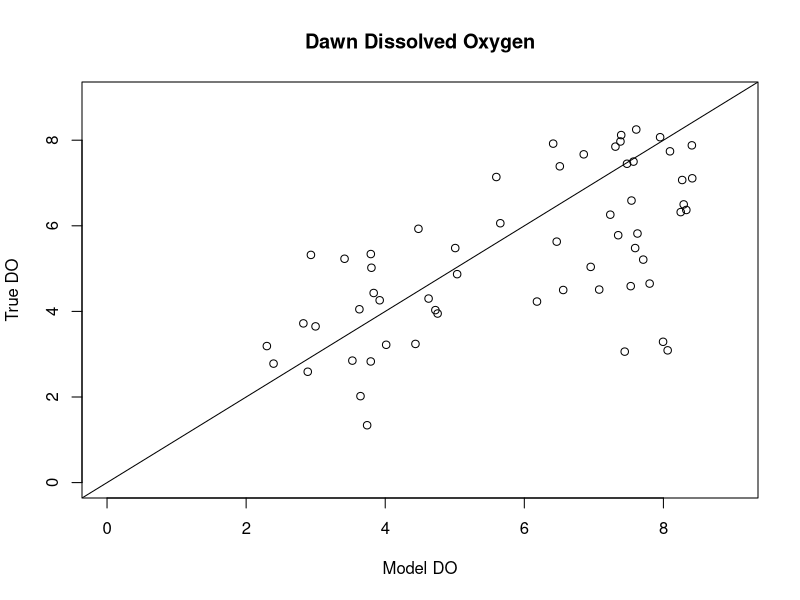

This chart was generated by the following R code:
dat <- read.csv("DO-Sampling/_dat/Data/DawnDuskDO.csv")
dat$Z<- dat$depth2 #9 boards in the WCS
dat$tempC<-dat$Temp_C
#at<-subset(dat, dat$depth==1.4)
DO_fun<-function(t,x,parms)
{
  DO<-x
  tempC<-parms["tempC"]
  Z<-parms["Z"]
  WR<-0.07203515/60 #lake average water respiration in g/m^3/min
  # DO Saturation at a given temperature        
  DOsat<-4.09+(10.5*exp(-0.0371*tempC)) #nothing can change here
  SR<- ((((0.287*tempC-2.5)*44.661)*0.7)*0.001)/60
  # diffusive exchange
  DE<-(DO*DOsat)*(2.2*10^-5)*(0.03^-1)*60*10^-2 #nothing to change here but the 60/10 situation
  # below is eq 2. but i am not sure the do term should be ther
  #dDO<- DO - SR*Z^-1 + WR +DE*Z^-1
  dDO<- -1*(SR*Z^-1+WR+DE*Z^-1)
  return(list(dDO))
}


dat$DawnDO_Mod<-NA 
for (i in 1:NROW(dat))
{
  DO_dusk<-dat$DO_dusk[i]
  parms=c(tempC = dat$tempC[i], Z = dat$Z[i])
  solution<- deSolve::ode(
    y=DO_dusk, 
    times=c(0:(10*60)), 
    func=DO_fun,
    parms= parms,
    method="euler")
  dat$DawnDO_Mod[i]<-solution[601,2]
}

dat$DawnDO_Mod<-dat$DO_dusk-dat$DawnDO_Mod

plot(dat$DO_dawn~dat$DawnDO_Mod, main="Dawn Dissolved Oxygen", xlab="Model DO", ylab="True DO", ylim=c(0,9), xlim=c(0,9))

abline(0,1)
